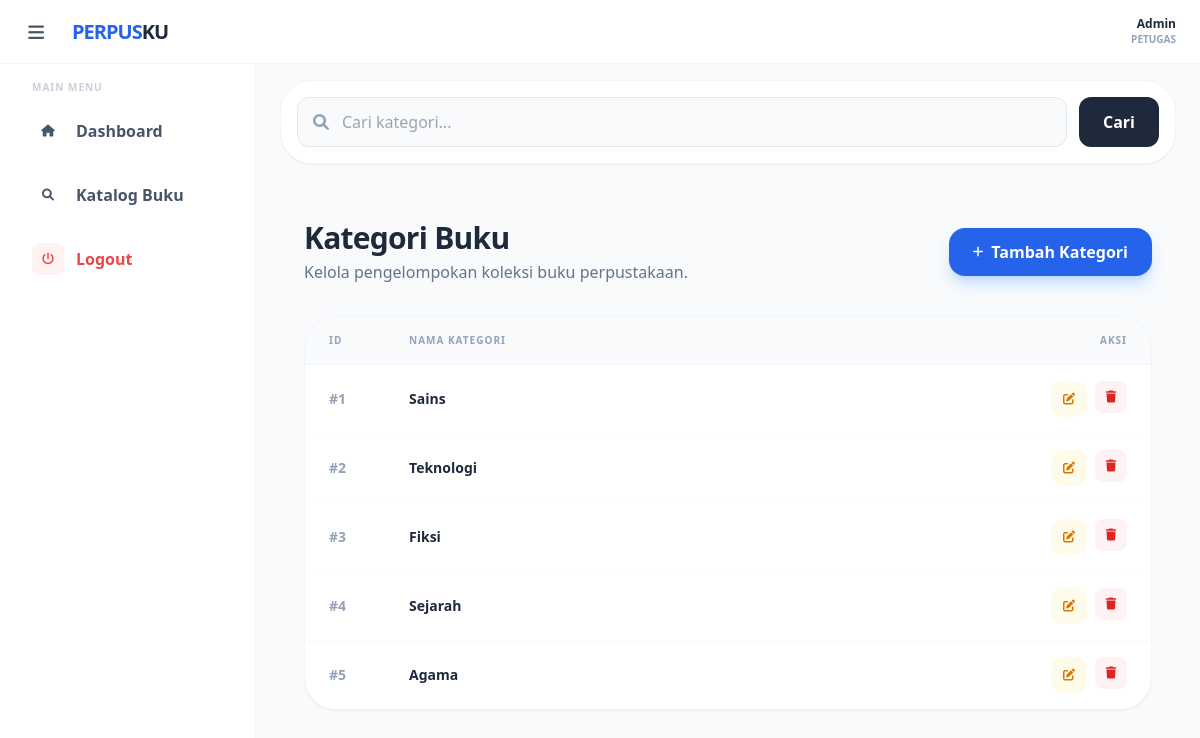
Screenshot of /pages/kategori/index.php with the database file from the repository.
### tables this page shows
CREATE TABLE `kategori` (
  `id` int NOT NULL,
  `nama_kategori` varchar(50) NOT NULL
);

### pages/kategori/index.php (the view, shortened to what this page needs)
<?php
require_once "../../konek.php";
require_once "../../layout/header.php";
require_once "../../layout/sidebar.php";
$search = $_GET['search'] ?? '';
$sql = "SELECT * FROM kategori WHERE 1=1";
$sql .= " ORDER BY id ASC";
$query = mysqli_query($conn, $sql);
?>
<div class="mb-8 bg-white p-4 rounded-[2rem] border border-slate-100 shadow-sm">
    <form method="GET" class="flex gap-3">
        <div class="relative flex-1">
            <i class="fas fa-search absolute left-4 top-1/2 -translate-y-1/2 text-slate-400"></i>
            <input type="text" name="search" value="<?= $search ?>" placeholder="Cari kategori..."
                   class="w-full pl-11 pr-4 py-3 rounded-xl border border-slate-200 bg-slate-50 focus:ring-2 focus:ring-blue-500 outline-none transition-all">
        </div>
        <button type="submit" class="bg-slate-800 text-white px-6 py-3 rounded-xl font-bold">Cari</button>
    </form>
</div>
<div class="p-6">
    <div class="flex justify-between items-center mb-8">
        <div>
            <h2 class="text-3xl font-extrabold text-slate-800 tracking-tight">Kategori Buku</h2>
            <p class="text-slate-500 mt-1">Kelola pengelompokan koleksi buku perpustakaan.</p>
        </div>
        <a href="tambah.php" class="bg-blue-600 hover:bg-blue-700 text-white font-bold px-6 py-3 rounded-2xl transition-all flex items-center gap-2 shadow-lg shadow-blue-200">
            <i class="fas fa-plus text-xs"></i> Tambah Kategori
        </a>
    </div>
    <div class="bg-white rounded-[2rem] shadow-sm border border-slate-100 overflow-hidden">
        <table class="w-full text-left">
            <thead>
                <tr class="bg-slate-50 border-b border-slate-100">
                    <th class="px-6 py-4 text-[10px] font-black text-slate-400 uppercase tracking-widest w-20">ID</th>
                    <th class="px-6 py-4 text-[10px] font-black text-slate-400 uppercase tracking-widest">Nama Kategori</th>
                    <th class="px-6 py-4 text-[10px] font-black text-slate-400 uppercase tracking-widest text-right">Aksi</th>
                </tr>
            </thead>
            <tbody class="divide-y divide-slate-50">
                <?php while($row = mysqli_fetch_assoc($query)) : ?>
                <tr class="hover:bg-slate-50/50 transition-colors">
                    <td class="px-6 py-4 text-sm font-bold text-slate-400">#<?= $row['id']; ?></td>
                    <td class="px-6 py-4 text-sm font-bold text-slate-800"><?= $row['nama_kategori']; ?></td>
                    <td class="px-6 py-4 text-right flex justify-end gap-2">
                        <a href="edit.php?id=<?= $row['id']; ?>" class="w-9 h-9 rounded-xl bg-amber-50 text-amber-600 flex items-center justify-center hover:bg-amber-600 hover:text-white transition-all">
                            <i class="fas fa-edit text-xs"></i>
                        </a>
                        <button onclick="konfirmasiHapus('hapus.php?id=<?= $row['id'] ?>')"
                                class="w-8 h-8 rounded-lg bg-red-50 text-red-600 flex items-center justify-center hover:bg-red-600 hover:text-white transition-all">
                            <i class="fas fa-trash text-xs"></i>
                        </button>
                    </td>
                </tr>
                <?php endwhile; ?>
            </tbody>
        </table>
    </div>
</div>

### rows the page displays
kategori: id "1", nama_kategori "Sains"
kategori: id "2", nama_kategori "Teknologi"
kategori: id "3", nama_kategori "Fiksi"
kategori: id "4", nama_kategori "Sejarah"
kategori: id "5", nama_kategori "Agama"

### other values shown
$_SESSION['username'] "Admin"
$_SESSION['role'] "PETUGAS"
